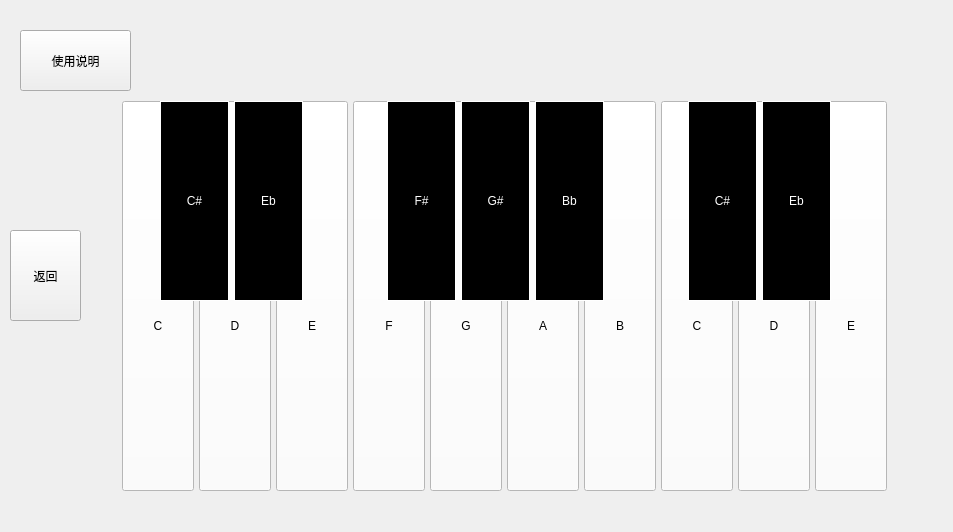
<?xml version="1.0" encoding="UTF-8"?>
<ui version="4.0">
 <class>platform</class>
 <widget class="QWidget" name="platform">
  <property name="geometry">
   <rect>
    <x>0</x>
    <y>0</y>
    <width>953</width>
    <height>532</height>
   </rect>
  </property>
  <property name="windowTitle">
   <string>Form</string>
  </property>
  <widget class="QWidget" name="layoutWidget">
   <property name="geometry">
    <rect>
     <x>160</x>
     <y>90</y>
     <width>861</width>
     <height>457</height>
    </rect>
   </property>
   <layout class="QVBoxLayout" name="verticalLayout" stretch="0,0">
    <property name="sizeConstraint">
     <enum>QLayout::SetDefaultConstraint</enum>
    </property>
    <item>
     <spacer name="verticalSpacer">
      <property name="orientation">
       <enum>Qt::Vertical</enum>
      </property>
      <property name="sizeType">
       <enum>QSizePolicy::MinimumExpanding</enum>
      </property>
      <property name="sizeHint" stdset="0">
       <size>
        <width>20</width>
        <height>20</height>
       </size>
      </property>
     </spacer>
    </item>
    <item>
     <spacer name="verticalSpacer_2">
      <property name="orientation">
       <enum>Qt::Vertical</enum>
      </property>
      <property name="sizeType">
       <enum>QSizePolicy::MinimumExpanding</enum>
      </property>
      <property name="sizeHint" stdset="0">
       <size>
        <width>20</width>
        <height>10</height>
       </size>
      </property>
     </spacer>
    </item>
   </layout>
  </widget>
  <widget class="QWidget" name="layoutWidget_2">
   <property name="geometry">
    <rect>
     <x>90</x>
     <y>100</y>
     <width>859</width>
     <height>413</height>
    </rect>
   </property>
   <layout class="QHBoxLayout" name="horizontalLayout_3" stretch="0,0">
    <item>
     <layout class="QGridLayout" name="gridLayout_2">
      <property name="sizeConstraint">
       <enum>QLayout::SetFixedSize</enum>
      </property>
      <property name="leftMargin">
       <number>30</number>
      </property>
      <property name="rightMargin">
       <number>0</number>
      </property>
      <property name="bottomMargin">
       <number>20</number>
      </property>
      <item row="1" column="0">
       <widget class="QStackedWidget" name="stackedWidget">
        <property name="sizePolicy">
         <sizepolicy hsizetype="Fixed" vsizetype="Fixed">
          <horstretch>0</horstretch>
          <verstretch>0</verstretch>
         </sizepolicy>
        </property>
        <property name="minimumSize">
         <size>
          <width>774</width>
          <height>390</height>
         </size>
        </property>
        <property name="focusPolicy">
         <enum>Qt::StrongFocus</enum>
        </property>
        <property name="currentIndex">
         <number>1</number>
        </property>
        <widget class="QWidget" name="page"/>
        <widget class="QWidget" name="page_2">
         <property name="sizePolicy">
          <sizepolicy hsizetype="Fixed" vsizetype="Fixed">
           <horstretch>0</horstretch>
           <verstretch>0</verstretch>
          </sizepolicy>
         </property>
         <widget class="QWidget" name="horizontalLayoutWidget">
          <property name="geometry">
           <rect>
            <x>0</x>
            <y>0</y>
            <width>772</width>
            <height>411</height>
           </rect>
          </property>
          <property name="sizePolicy">
           <sizepolicy hsizetype="Preferred" vsizetype="Expanding">
            <horstretch>0</horstretch>
            <verstretch>0</verstretch>
           </sizepolicy>
          </property>
          <layout class="QHBoxLayout" name="horizontalLayout" stretch="1,1,1,1,1,1,1,1,1,1">
           <property name="spacing">
            <number>3</number>
           </property>
           <property name="sizeConstraint">
            <enum>QLayout::SetDefaultConstraint</enum>
           </property>
           <property name="leftMargin">
            <number>0</number>
           </property>
           <property name="rightMargin">
            <number>0</number>
           </property>
           <property name="bottomMargin">
            <number>20</number>
           </property>
           <item>
            <widget class="QPushButton" name="Button_C">
             <property name="sizePolicy">
              <sizepolicy hsizetype="Fixed" vsizetype="Fixed">
               <horstretch>0</horstretch>
               <verstretch>0</verstretch>
              </sizepolicy>
             </property>
             <property name="minimumSize">
              <size>
               <width>72</width>
               <height>390</height>
              </size>
             </property>
             <property name="sizeIncrement">
              <size>
               <width>10</width>
               <height>10</height>
              </size>
             </property>
             <property name="baseSize">
              <size>
               <width>1</width>
               <height>1</height>
              </size>
             </property>
             <property name="font">
              <font>
               <kerning>true</kerning>
              </font>
             </property>
             <property name="focusPolicy">
              <enum>Qt::NoFocus</enum>
             </property>
             <property name="layoutDirection">
              <enum>Qt::LeftToRight</enum>
             </property>
             <property name="styleSheet">
              <string notr="true">background-color: rgb(255, 255, 255);
selection-color: rgb(255, 255, 255);
padding-top: 60%; 
</string>
             </property>
             <property name="text">
              <string>C</string>
             </property>
             <property name="autoDefault">
              <bool>false</bool>
             </property>
            </widget>
           </item>
           <item>
            <widget class="QPushButton" name="Button_D">
             <property name="sizePolicy">
              <sizepolicy hsizetype="Fixed" vsizetype="Fixed">
               <horstretch>0</horstretch>
               <verstretch>0</verstretch>
              </sizepolicy>
             </property>
             <property name="minimumSize">
              <size>
               <width>72</width>
               <height>390</height>
              </size>
             </property>
             <property name="focusPolicy">
              <enum>Qt::NoFocus</enum>
             </property>
             <property name="layoutDirection">
              <enum>Qt::LeftToRight</enum>
             </property>
             <property name="styleSheet">
              <string notr="true">background-color: rgb(255, 255, 255);
selection-color: rgb(255, 255, 255);
padding-top: 60%; </string>
             </property>
             <property name="text">
              <string>D</string>
             </property>
            </widget>
           </item>
           <item>
            <widget class="QPushButton" name="Button_E">
             <property name="sizePolicy">
              <sizepolicy hsizetype="Fixed" vsizetype="Fixed">
               <horstretch>0</horstretch>
               <verstretch>0</verstretch>
              </sizepolicy>
             </property>
             <property name="minimumSize">
              <size>
               <width>72</width>
               <height>390</height>
              </size>
             </property>
             <property name="focusPolicy">
              <enum>Qt::NoFocus</enum>
             </property>
             <property name="layoutDirection">
              <enum>Qt::LeftToRight</enum>
             </property>
             <property name="styleSheet">
              <string notr="true">background-color: rgb(255, 255, 255);
selection-color: rgb(255, 255, 255);
padding-top: 60%; </string>
             </property>
             <property name="text">
              <string>E</string>
             </property>
            </widget>
           </item>
           <item>
            <widget class="QPushButton" name="Button_F">
             <property name="sizePolicy">
              <sizepolicy hsizetype="Fixed" vsizetype="Fixed">
               <horstretch>0</horstretch>
               <verstretch>0</verstretch>
              </sizepolicy>
             </property>
             <property name="minimumSize">
              <size>
               <width>72</width>
               <height>390</height>
              </size>
             </property>
             <property name="focusPolicy">
              <enum>Qt::NoFocus</enum>
             </property>
             <property name="layoutDirection">
              <enum>Qt::LeftToRight</enum>
             </property>
             <property name="styleSheet">
              <string notr="true">background-color: rgb(255, 255, 255);
selection-color: rgb(255, 255, 255);
padding-top: 60%; </string>
             </property>
             <property name="text">
              <string>F</string>
             </property>
            </widget>
           </item>
           <item>
            <widget class="QPushButton" name="Button_G">
             <property name="sizePolicy">
              <sizepolicy hsizetype="Fixed" vsizetype="Fixed">
               <horstretch>0</horstretch>
               <verstretch>0</verstretch>
              </sizepolicy>
             </property>
             <property name="minimumSize">
              <size>
               <width>72</width>
               <height>390</height>
              </size>
             </property>
             <property name="focusPolicy">
              <enum>Qt::NoFocus</enum>
             </property>
             <property name="layoutDirection">
              <enum>Qt::LeftToRight</enum>
             </property>
             <property name="styleSheet">
              <string notr="true">background-color: rgb(255, 255, 255);
selection-color: rgb(255, 255, 255);
padding-top: 60%; </string>
             </property>
             <property name="text">
              <string>G</string>
             </property>
            </widget>
           </item>
           <item>
            <widget class="QPushButton" name="Button_A">
             <property name="sizePolicy">
              <sizepolicy hsizetype="Fixed" vsizetype="Fixed">
               <horstretch>0</horstretch>
               <verstretch>0</verstretch>
              </sizepolicy>
             </property>
             <property name="minimumSize">
              <size>
               <width>72</width>
               <height>390</height>
              </size>
             </property>
             <property name="focusPolicy">
              <enum>Qt::NoFocus</enum>
             </property>
             <property name="layoutDirection">
              <enum>Qt::LeftToRight</enum>
             </property>
             <property name="styleSheet">
              <string notr="true">background-color: rgb(255, 255, 255);
selection-color: rgb(255, 255, 255);
padding-top: 60%; </string>
             </property>
             <property name="text">
              <string>A</string>
             </property>
            </widget>
           </item>
           <item>
            <widget class="QPushButton" name="Button_B">
             <property name="sizePolicy">
              <sizepolicy hsizetype="Fixed" vsizetype="Fixed">
               <horstretch>0</horstretch>
               <verstretch>0</verstretch>
              </sizepolicy>
             </property>
             <property name="minimumSize">
              <size>
               <width>72</width>
               <height>390</height>
              </size>
             </property>
             <property name="focusPolicy">
              <enum>Qt::NoFocus</enum>
             </property>
             <property name="layoutDirection">
              <enum>Qt::LeftToRight</enum>
             </property>
             <property name="styleSheet">
              <string notr="true">background-color: rgb(255, 255, 255);
selection-color: rgb(255, 255, 255);
padding-top: 60%; </string>
             </property>
             <property name="text">
              <string>B</string>
             </property>
            </widget>
           </item>
           <item>
            <widget class="QPushButton" name="Button_C_3">
             <property name="sizePolicy">
              <sizepolicy hsizetype="Fixed" vsizetype="Fixed">
               <horstretch>0</horstretch>
               <verstretch>0</verstretch>
              </sizepolicy>
             </property>
             <property name="minimumSize">
              <size>
               <width>72</width>
               <height>390</height>
              </size>
             </property>
             <property name="sizeIncrement">
              <size>
               <width>10</width>
               <height>10</height>
              </size>
             </property>
             <property name="baseSize">
              <size>
               <width>1</width>
               <height>1</height>
              </size>
             </property>
             <property name="font">
              <font>
               <kerning>true</kerning>
              </font>
             </property>
             <property name="focusPolicy">
              <enum>Qt::NoFocus</enum>
             </property>
             <property name="layoutDirection">
              <enum>Qt::LeftToRight</enum>
             </property>
             <property name="styleSheet">
              <string notr="true">background-color: rgb(255, 255, 255);
selection-color: rgb(255, 255, 255);
padding-top: 60%; 
</string>
             </property>
             <property name="text">
              <string>C</string>
             </property>
             <property name="autoDefault">
              <bool>false</bool>
             </property>
            </widget>
           </item>
           <item>
            <widget class="QPushButton" name="Button_D_2">
             <property name="sizePolicy">
              <sizepolicy hsizetype="Fixed" vsizetype="Fixed">
               <horstretch>0</horstretch>
               <verstretch>0</verstretch>
              </sizepolicy>
             </property>
             <property name="minimumSize">
              <size>
               <width>72</width>
               <height>390</height>
              </size>
             </property>
             <property name="focusPolicy">
              <enum>Qt::NoFocus</enum>
             </property>
             <property name="layoutDirection">
              <enum>Qt::LeftToRight</enum>
             </property>
             <property name="styleSheet">
              <string notr="true">background-color: rgb(255, 255, 255);
selection-color: rgb(255, 255, 255);
padding-top: 60%; </string>
             </property>
             <property name="text">
              <string>D</string>
             </property>
            </widget>
           </item>
           <item>
            <widget class="QPushButton" name="Button_E_2">
             <property name="sizePolicy">
              <sizepolicy hsizetype="Fixed" vsizetype="Fixed">
               <horstretch>0</horstretch>
               <verstretch>0</verstretch>
              </sizepolicy>
             </property>
             <property name="minimumSize">
              <size>
               <width>72</width>
               <height>390</height>
              </size>
             </property>
             <property name="focusPolicy">
              <enum>Qt::NoFocus</enum>
             </property>
             <property name="layoutDirection">
              <enum>Qt::LeftToRight</enum>
             </property>
             <property name="styleSheet">
              <string notr="true">background-color: rgb(255, 255, 255);
selection-color: rgb(255, 255, 255);
padding-top: 60%; </string>
             </property>
             <property name="text">
              <string>E</string>
             </property>
            </widget>
           </item>
          </layout>
         </widget>
         <widget class="QWidget" name="horizontalLayoutWidget_2">
          <property name="geometry">
           <rect>
            <x>40</x>
            <y>0</y>
            <width>671</width>
            <height>221</height>
           </rect>
          </property>
          <property name="sizePolicy">
           <sizepolicy hsizetype="Preferred" vsizetype="Preferred">
            <horstretch>0</horstretch>
            <verstretch>0</verstretch>
           </sizepolicy>
          </property>
          <layout class="QHBoxLayout" name="horizontalLayout_2" stretch="1,1,1,1,1,1,1,1,1">
           <property name="spacing">
            <number>5</number>
           </property>
           <property name="bottomMargin">
            <number>20</number>
           </property>
           <item>
            <widget class="QPushButton" name="Button_C_2">
             <property name="sizePolicy">
              <sizepolicy hsizetype="Fixed" vsizetype="Fixed">
               <horstretch>0</horstretch>
               <verstretch>0</verstretch>
              </sizepolicy>
             </property>
             <property name="minimumSize">
              <size>
               <width>69</width>
               <height>200</height>
              </size>
             </property>
             <property name="focusPolicy">
              <enum>Qt::NoFocus</enum>
             </property>
             <property name="layoutDirection">
              <enum>Qt::LeftToRight</enum>
             </property>
             <property name="styleSheet">
              <string notr="true">background-color: rgb(0, 0, 0);
border-width:1px;
border-style:solid;
border-right-color: rgb(255, 255, 255);
color: rgb(255, 255, 255);</string>
             </property>
             <property name="text">
              <string>C#</string>
             </property>
            </widget>
           </item>
           <item>
            <widget class="QPushButton" name="Button_Eb">
             <property name="sizePolicy">
              <sizepolicy hsizetype="Fixed" vsizetype="Fixed">
               <horstretch>0</horstretch>
               <verstretch>0</verstretch>
              </sizepolicy>
             </property>
             <property name="minimumSize">
              <size>
               <width>69</width>
               <height>200</height>
              </size>
             </property>
             <property name="focusPolicy">
              <enum>Qt::NoFocus</enum>
             </property>
             <property name="layoutDirection">
              <enum>Qt::LeftToRight</enum>
             </property>
             <property name="styleSheet">
              <string notr="true">background-color: rgb(0, 0, 0);
border-width:1px;
border-style:solid;
border-right-color: rgb(255, 255, 255);
color: rgb(255, 255, 255);</string>
             </property>
             <property name="text">
              <string>Eb</string>
             </property>
            </widget>
           </item>
           <item>
            <spacer name="horizontalSpacer">
             <property name="sizePolicy">
              <sizepolicy hsizetype="Minimum" vsizetype="Minimum">
               <horstretch>0</horstretch>
               <verstretch>0</verstretch>
              </sizepolicy>
             </property>
             <property name="minimumSize">
              <size>
               <width>69</width>
               <height>200</height>
              </size>
             </property>
             <property name="orientation">
              <enum>Qt::Horizontal</enum>
             </property>
             <property name="sizeHint" stdset="0">
              <size>
               <width>40</width>
               <height>20</height>
              </size>
             </property>
            </spacer>
           </item>
           <item>
            <widget class="QPushButton" name="Button_F_2">
             <property name="sizePolicy">
              <sizepolicy hsizetype="Fixed" vsizetype="Fixed">
               <horstretch>0</horstretch>
               <verstretch>0</verstretch>
              </sizepolicy>
             </property>
             <property name="minimumSize">
              <size>
               <width>69</width>
               <height>200</height>
              </size>
             </property>
             <property name="focusPolicy">
              <enum>Qt::NoFocus</enum>
             </property>
             <property name="layoutDirection">
              <enum>Qt::LeftToRight</enum>
             </property>
             <property name="styleSheet">
              <string notr="true">background-color: rgb(0, 0, 0);
border-width:1px;
border-style:solid;
border-right-color: rgb(255, 255, 255);
color: rgb(255, 255, 255);</string>
             </property>
             <property name="text">
              <string>F#</string>
             </property>
            </widget>
           </item>
           <item>
            <widget class="QPushButton" name="Button_G_2">
             <property name="sizePolicy">
              <sizepolicy hsizetype="Fixed" vsizetype="Fixed">
               <horstretch>0</horstretch>
               <verstretch>0</verstretch>
              </sizepolicy>
             </property>
             <property name="minimumSize">
              <size>
               <width>69</width>
               <height>200</height>
              </size>
             </property>
             <property name="focusPolicy">
              <enum>Qt::NoFocus</enum>
             </property>
             <property name="layoutDirection">
              <enum>Qt::LeftToRight</enum>
             </property>
             <property name="styleSheet">
              <string notr="true">background-color: rgb(0, 0, 0);
border-width:1px;
border-style:solid;
border-right-color: rgb(255, 255, 255);
color: rgb(255, 255, 255);</string>
             </property>
             <property name="text">
              <string>G#</string>
             </property>
            </widget>
           </item>
           <item>
            <widget class="QPushButton" name="Button_Bb">
             <property name="sizePolicy">
              <sizepolicy hsizetype="Fixed" vsizetype="Fixed">
               <horstretch>0</horstretch>
               <verstretch>0</verstretch>
              </sizepolicy>
             </property>
             <property name="minimumSize">
              <size>
               <width>69</width>
               <height>200</height>
              </size>
             </property>
             <property name="focusPolicy">
              <enum>Qt::NoFocus</enum>
             </property>
             <property name="layoutDirection">
              <enum>Qt::LeftToRight</enum>
             </property>
             <property name="styleSheet">
              <string notr="true">background-color: rgb(0, 0, 0);
border-width:1px;
border-style:solid;
border-right-color: rgb(255, 255, 255);
color: rgb(255, 255, 255);</string>
             </property>
             <property name="text">
              <string>Bb</string>
             </property>
            </widget>
           </item>
           <item>
            <spacer name="horizontalSpacer_4">
             <property name="sizePolicy">
              <sizepolicy hsizetype="Minimum" vsizetype="Minimum">
               <horstretch>0</horstretch>
               <verstretch>0</verstretch>
              </sizepolicy>
             </property>
             <property name="minimumSize">
              <size>
               <width>69</width>
               <height>200</height>
              </size>
             </property>
             <property name="orientation">
              <enum>Qt::Horizontal</enum>
             </property>
             <property name="sizeHint" stdset="0">
              <size>
               <width>66</width>
               <height>197</height>
              </size>
             </property>
            </spacer>
           </item>
           <item>
            <widget class="QPushButton" name="Button_C_4">
             <property name="sizePolicy">
              <sizepolicy hsizetype="Fixed" vsizetype="Fixed">
               <horstretch>0</horstretch>
               <verstretch>0</verstretch>
              </sizepolicy>
             </property>
             <property name="minimumSize">
              <size>
               <width>69</width>
               <height>200</height>
              </size>
             </property>
             <property name="focusPolicy">
              <enum>Qt::NoFocus</enum>
             </property>
             <property name="layoutDirection">
              <enum>Qt::LeftToRight</enum>
             </property>
             <property name="styleSheet">
              <string notr="true">background-color: rgb(0, 0, 0);
border-width:1px;
border-style:solid;
border-right-color: rgb(255, 255, 255);
color: rgb(255, 255, 255);</string>
             </property>
             <property name="text">
              <string>C#</string>
             </property>
            </widget>
           </item>
           <item>
            <widget class="QPushButton" name="Button_Eb_2">
             <property name="sizePolicy">
              <sizepolicy hsizetype="Fixed" vsizetype="Fixed">
               <horstretch>0</horstretch>
               <verstretch>0</verstretch>
              </sizepolicy>
             </property>
             <property name="minimumSize">
              <size>
               <width>69</width>
               <height>200</height>
              </size>
             </property>
             <property name="focusPolicy">
              <enum>Qt::NoFocus</enum>
             </property>
             <property name="layoutDirection">
              <enum>Qt::LeftToRight</enum>
             </property>
             <property name="styleSheet">
              <string notr="true">background-color: rgb(0, 0, 0);
border-width:1px;
border-style:solid;
border-right-color: rgb(255, 255, 255);
color: rgb(255, 255, 255);</string>
             </property>
             <property name="text">
              <string>Eb</string>
             </property>
            </widget>
           </item>
          </layout>
         </widget>
        </widget>
       </widget>
      </item>
     </layout>
    </item>
    <item>
     <spacer name="horizontalSpacer_3">
      <property name="orientation">
       <enum>Qt::Horizontal</enum>
      </property>
      <property name="sizeType">
       <enum>QSizePolicy::MinimumExpanding</enum>
      </property>
      <property name="sizeHint" stdset="0">
       <size>
        <width>20</width>
        <height>20</height>
       </size>
      </property>
     </spacer>
    </item>
   </layout>
  </widget>
  <widget class="QPushButton" name="pushButton">
   <property name="geometry">
    <rect>
     <x>10</x>
     <y>230</y>
     <width>71</width>
     <height>91</height>
    </rect>
   </property>
   <property name="text">
    <string>返回</string>
   </property>
  </widget>
  <widget class="QPushButton" name="pushButton_2">
   <property name="geometry">
    <rect>
     <x>20</x>
     <y>30</y>
     <width>111</width>
     <height>61</height>
    </rect>
   </property>
   <property name="text">
    <string>使用说明</string>
   </property>
  </widget>
 </widget>
 <resources/>
 <connections/>
</ui>
